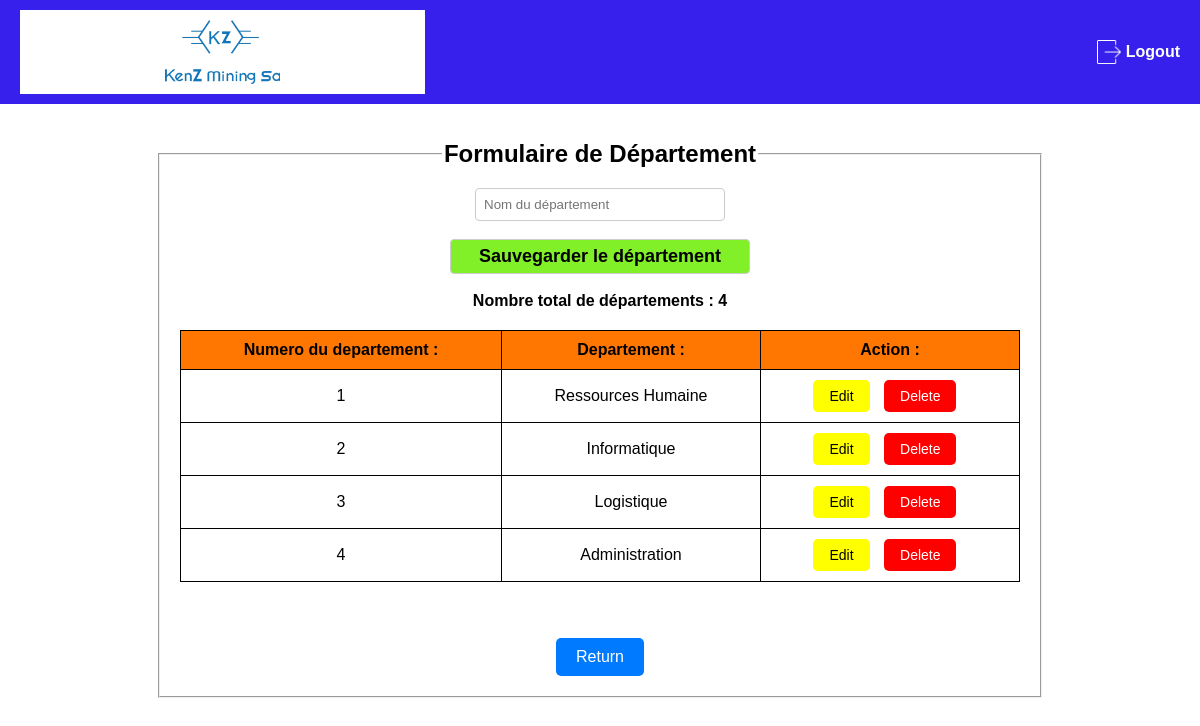
Page /Formulaires/Formulaire_departement.php on the committed database.
### tables this page shows
CREATE TABLE IF NOT EXISTS `departement` (
  `num_departement` int NOT NULL AUTO_INCREMENT,
  `departement` varchar(255) NOT NULL,
  PRIMARY KEY (`num_departement`)
);

### Formulaires/Formulaire_departement.php (the view, shortened to what this page needs)
<?php
require_once("../serv_projet1.php");
$result = mysqli_query($conn, "SELECT COUNT(*) AS total FROM departement");
$row = mysqli_fetch_assoc($result);
$total_departements = $row['total'];
?>
<!DOCTYPE html>
<html lang="fr">
<head>
    <link rel="stylesheet" href="../css/styles_formulaire-departement.css">
    <header>
        <nav>
            <div class="logo-container">
                <img src="../img/LOGO.png" alt="Logo de Kenz Mining SA" class="logo-image">
            </div>
            <a href="../logout.php" class="logout-link">
                <div class="logout">
                    <img src="../img/icon_logout.png" alt="icon_logout" class="logout">
                    <p>Logout</p>
                </div>
            </a>
        </nav>
    </header>
</head>
<body><br><br>
    <fieldset>
        <legend><b>Formulaire de Département</b></legend>
        <form method="post" action="">
            <div style="text-align: center;">
                <input type="text" name="departement" placeholder="Nom du département" required style="width: 250px;">
                <br><br>
                <input type="submit" name="eng" value="Sauvegarder le département" style="width: 300px;">
                <br><br>
                <label><b>Nombre total de départements : <?php echo $total_departements; ?></b></label>
            </div>
            <table class="departement-table" width="100%" align="center" border="1">
                <tr style="background-color : Blue;">
                    <th>Numero du departement :</th>
                    <th>Departement :</th>
                    <th>Action :</th>
                </tr>
                <?php
                $ld = mysqli_query($conn, "SELECT * FROM departement");
                $num_departement = 1;
                while($l = mysqli_fetch_array($ld)) {
                ?>
                <tr>
                    <td><?php echo $num_departement ?></td>
                    <td><?php echo $l['departement'] ?></td>
                    <td>
                        <button type="button" class="btn-edit" onclick="openModal(<?php echo $l['num_departement']; ?>, '<?php echo $l['departement']; ?>')">Edit</button>
                        <a href="javascript:void(0)" class="btn-delete" onclick="confirmDelete(<?php echo $l['num_departement']; ?>)">Delete</a>
                    </td>
                </tr>
                <?php
                    $num_departement++;
                }
                ?>
            </table>
        </form>
        <br><br>
        <a href="Formulaires_RH.php" class="btn-blue">Return</a>
    </fieldset>
</body>
</html>

### css/styles_formulaire-departement.css (style rules this page uses)
body { font-family: Arial, sans-serif; background-color: #ffffff; margin: 0; padding: 0; overflow-x: hidden; }
header { background-color: #371fec; color: white; padding: 10px 20px; text-align: center; }
.logo-container { background-color: white; padding: 10px; display: flex; justify-content: center; align-items: center; }
.logo-image { max-width: 30%; height: auto; }
.logout-link { text-decoration: none; color: inherit; }
.logout img { width: 24px; height: 24px; margin-left: 5px; filter: brightness(0) invert(1); }
.logout { display: flex; align-items: center; gap: 5px; font-size: 16px; font-weight: bold; cursor: pointer; }
nav { display: flex; justify-content: space-between; align-items: center; }
legend { font-size: 24px; }
fieldset { width: 70%; margin: 0 auto; padding: 20px; text-align: center; }
form { text-align: center; }
table { margin: 0 auto; text-align: left; }
table td { padding-bottom: 10px; }
.departement-table { width: 100%; border-collapse: collapse; margin: 20px 0; }
.departement-table, .departement-table th, .departement-table td { border: 1px solid black; }
.departement-table th, .departement-table td { padding: 10px; text-align: center; vertical-align: middle; }
.departement-table th { background-color: rgb(255, 119, 0); }
input[type="text"], input[type="submit"] { padding: 8px; width: 100%; box-sizing: border-box; border: 1px solid #ccc; border-radius: 4px; }
input[type="submit"] { padding: 6px 12px; font-size: 18px; background-color: rgb(130, 240, 41); font-weight: bold; border-radius: 4px; }
.btn-edit, .btn-delete { padding: 8px 16px; border: none; color: white; cursor: pointer; text-decoration: none; border-radius: 5px; font-size: 14px; margin-right: 10px; }
.btn-edit { background-color: yellow; color: black; }
.btn-delete { background-color: red; }
.btn-blue { display: inline-block; padding: 10px 20px; font-size: 16px; color: #fff; background-color: #007bff; border: none; border-radius: 5px; text-decoration: none; cursor: pointer; transition: background-color 0.3s ease; }

### rows in the picture
departement: departement "Ressources Humaine"
departement: departement "Informatique"
departement: departement "Logistique"
departement: departement "Administration"

### other values in the picture
$total_departements "4"
